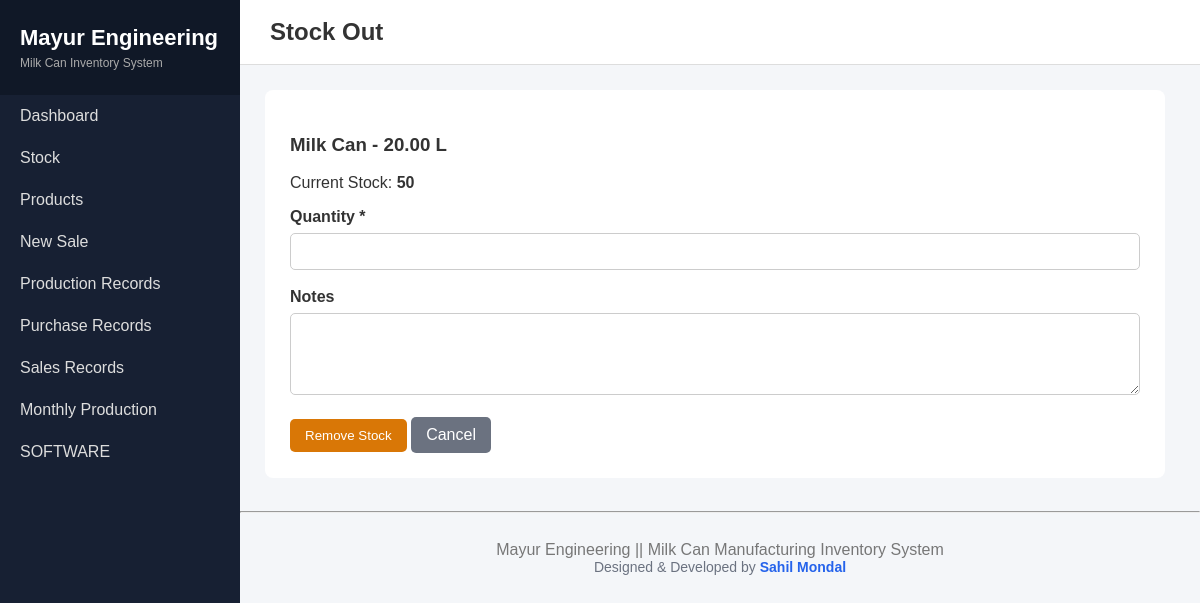
The page /milk-can-inventory/stock/stock_out.php?id=1 on the database its author committed.
### tables this page shows
CREATE TABLE products (
    id INT UNSIGNED AUTO_INCREMENT PRIMARY KEY,
    product_name VARCHAR(100) NOT NULL,
    capacity DECIMAL(10,2) NOT NULL,
    material VARCHAR(50) NOT NULL,
    price DECIMAL(10,2) NOT NULL DEFAULT 0.00,
    stock_quantity INT NOT NULL DEFAULT 0,
    minimum_stock INT NOT NULL DEFAULT 5,
    status TINYINT(1) NOT NULL DEFAULT 1,
    created_at TIMESTAMP DEFAULT CURRENT_TIMESTAMP,
    updated_at TIMESTAMP DEFAULT CURRENT_TIMESTAMP
        ON UPDATE CURRENT_TIMESTAMP
);

### milk-can-inventory/stock/stock_out.php (the view, shortened to what this page needs)
<?php
require_once '../config/database.php';
$id = (int)($_GET['id'] ?? 0);
$stmt = $pdo->prepare("
    SELECT *
    FROM products
    WHERE id = ?
    AND status = 1
");
$stmt->execute([$id]);
$product = $stmt->fetch();
include '../includes/header.php';
?>
<div class="form-box">
<h3>
    <?= htmlspecialchars($product['product_name']) ?>
    - <?= $product['capacity'] ?> L
</h3>
<p>
    Current Stock:
    <strong><?= $product['stock_quantity'] ?></strong>
</p>
<form method="POST">
    <div class="form-group">
        <label>Quantity *</label>
        <input
            type="number"
            name="quantity"
            class="form-control"
            min="1"
            max="<?= $product['stock_quantity'] ?>"
            required
        >
    </div>
    <div class="form-group">
        <label>Notes</label>
        <textarea
            name="notes"
            class="form-control"
            rows="4"
        ></textarea>
    </div>
    <button class="btn btn-warning">
        Remove Stock
    </button>
    <a href="index.php" class="btn btn-secondary">
        Cancel
    </a>
</form>
</div>
<?php include '../includes/footer.php'; ?>

### milk-can-inventory/assets/css/style.css (style rules this page uses)
* { box-sizing: border-box; }
body { margin: 0; font-family: Arial, sans-serif; background: #f4f6f9; color: #333; }
.form-box { background: white; padding: 25px; border-radius: 8px; max-width: 900px; }
.form-group { margin-bottom: 18px; }
.form-group label { display: block; font-weight: bold; margin-bottom: 7px; }
.form-control { width: 100%; padding: 10px; border: 1px solid #ccc; border-radius: 5px; }
.btn { display: inline-block; padding: 9px 15px; border: none; border-radius: 5px; text-decoration: none; cursor: pointer; color: white; background: #2563eb; }
.btn-warning { background: #d97706; }
.btn-secondary { background: #6b7280; }

### rows shown on the page
products: product_name "Milk Can", capacity "20.00", stock_quantity "50"

### other values the page prints
$pageTitle "Stock Out"
